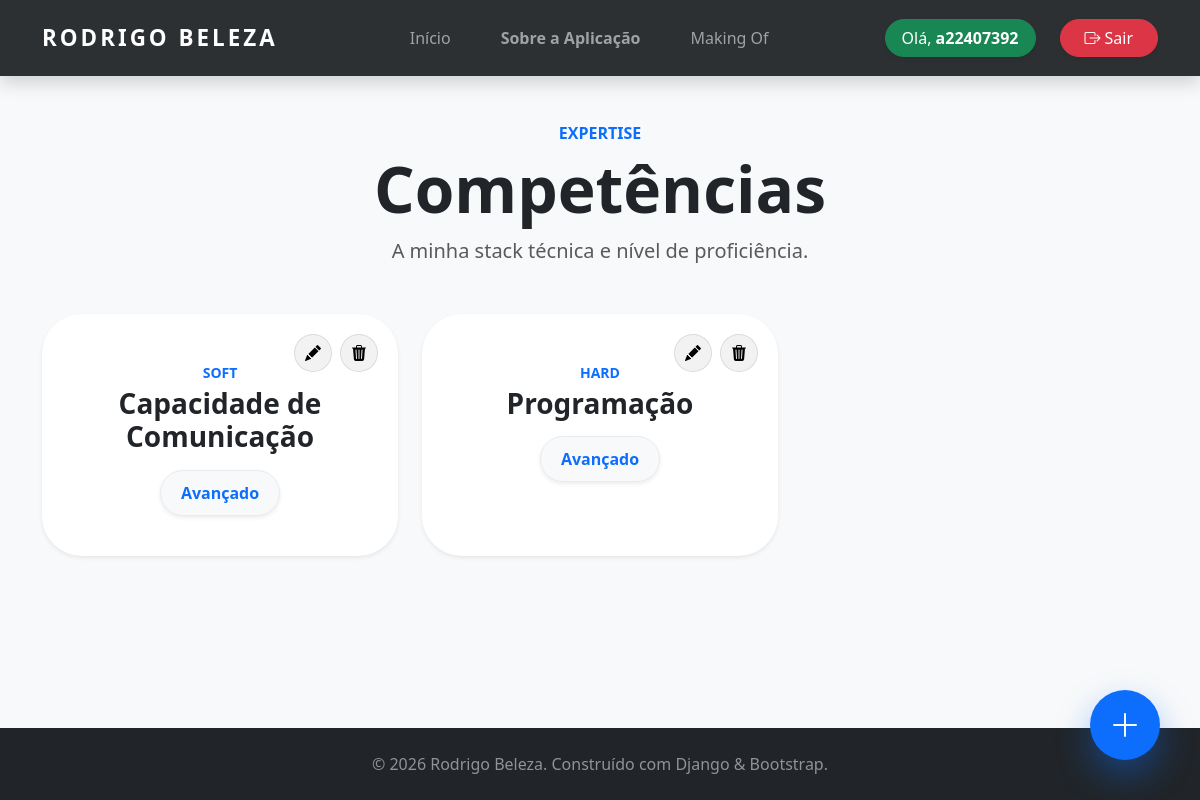
The page /competencias/ (signed in) on the database its author committed.
### portfolio/models.py (models this page shows, shortened)
class Competencia(models.Model):
    CATEGORIA_CHOICES = [
        ('Soft', 'Soft Skill'),
        ('Hard', 'Hard Skill'),
    ]
    NIVEL_CHOICES = [
        ('Iniciante', 'Iniciante'),
        ('Intermédio', 'Intermédio'),
        ('Avançado', 'Avançado'),
    ]
    nome = models.CharField(max_length=100)
    categoria = models.CharField(max_length=10, choices=CATEGORIA_CHOICES)
    nivel = models.CharField(max_length=20, choices=NIVEL_CHOICES)

### portfolio/views.py (the view, shortened to what this page needs)
# urls.py: path('competencias/', views.competencias_view, name='competencias'),
@login_required
def competencias_view(request):
    return render(request, 'portfolio/competencias.html', {'competencias': Competencia.objects.all()})

### portfolio/templates/portfolio/competencias.html (shortened to what this page needs)
{% extends 'portfolio/base.html' %}
{% block content %}
<div class="container py-5">
    <div class="text-center mb-5">
        <h6 class="text-primary fw-bold text-uppercase ls-2">Expertise</h6>
        <h1 class="display-3 fw-bold">Competências</h1>
        <p class="lead text-muted">A minha stack técnica e nível de proficiência.</p>
    </div>
    <div class="row g-4">
        {% for competencia in competencias %}
        <div class="col-md-6 col-lg-4">
            <div class="card skill-card shadow-sm p-4 text-center h-100">
                {% if request.user.is_authenticated %}
                    {% if request.user.is_superuser or request.user.groups.all.0.name == 'gestor-portfolio' %}
                    <div class="crud-overlay">
                        <a href="{% url 'editar_competencia' competencia.id %}" class="btn-mini-crud btn-edit"><i class="bi bi-pencil-fill"></i></a>
                        <a href="{% url 'eliminar_competencia' competencia.id %}" class="btn-mini-crud btn-delete" onclick="return confirm('Apagar competência?')"><i class="bi bi-trash3-fill"></i></a>
                    </div>
                    {% endif %}
                {% endif %}
                <div class="card-body pt-4">
                    <p class="text-primary fw-bold small text-uppercase mb-1">{{ competencia.categoria }}</p>
                    <h3 class="fw-bold mb-3">{{ competencia.nome }}</h3>
                    <div class="level-badge shadow-sm">
                        {{ competencia.nivel }}
                    </div>
                </div>
            </div>
        </div>
        {% endfor %}
    </div>
</div>
{% if request.user.is_authenticated %}
    {% if request.user.is_superuser or request.user.groups.all.0.name == 'gestor-portfolio' %}
    <button class="btn-add-float" data-bs-toggle="modal" data-bs-target="#modalAddSkill">
        <i class="bi bi-plus-lg fs-2"></i>
    </button>
    {% endif %}
{% endif %}
{% endblock %}

### portfolio/templates/portfolio/base.html (shortened to what this page needs)
<!DOCTYPE html>
<html lang="pt-pt">
<head>
    <link href="https://cdn.jsdelivr.net/npm/bootstrap@5.3.2/dist/css/bootstrap.min.css" rel="stylesheet">
    <link rel="stylesheet" href="https://cdn.jsdelivr.net/npm/bootstrap-icons@1.11.1/font/bootstrap-icons.css">
</head>
<body>
    <nav class="navbar navbar-expand-lg navbar-dark bg-dark sticky-top shadow py-3">
        <div class="container">
            <a class="navbar-brand" href="{% url 'home' %}">RODRIGO BELEZA</a>
            <div class="collapse navbar-collapse" id="navbarNav">
                <ul class="navbar-nav ms-auto align-items-center">
                    <li class="nav-item">
                        <a class="nav-link {% if request.resolver_match.url_name == 'home' %}active{% endif %}" href="{% url 'home' %}">Início</a>
                    </li>
                    <li class="nav-item">
                        <a class="nav-link fw-semibold {% if request.resolver_match.url_name == 'sobre' %}active{% endif %}" href="{% url 'sobre' %}">Sobre a Aplicação</a>
                    </li>
                    <li class="nav-item">
                        <a class="nav-link {% if request.resolver_match.url_name == 'makingofs' %}active{% endif %}" href="{% url 'makingofs' %}">Making Of</a>
                    </li>
                </ul>
                <ul class="navbar-nav ms-auto align-items-center gap-4">
                    {% if request.user.is_authenticated %}
                        <li class="nav-item">
                            <span class="btn btn-success rounded-pill px-3 shadow-sm nav-btn-animated" style="cursor: default;">
                                Olá, <strong>{{ request.user.username }}</strong>
                            </span>
                        </li>
                        <li class="nav-item">
                            <a class="btn btn-danger rounded-pill px-4 shadow-sm nav-btn-animated" href="{% url 'logout' %}">
                                <i class="bi bi-box-arrow-right me-1"></i>Sair
                            </a>
                        </li>
                    {% endif %}
                </ul>
            </div>
        </div>
    </nav>
    <main>
        {% block content %}
        {% endblock %}
    </main>
    <footer class="bg-dark text-white text-center py-4 mt-5">
        <div class="container">
            <p class="mb-0 text-white-50">&copy; 2026 Rodrigo Beleza. Construído com Django & Bootstrap.</p>
        </div>
    </footer>
</body>
</html>

### portfolio/templates/portfolio/base.html (style rules this page uses)
body { display: flex; flex-direction: column; min-height: 100vh; font-family: 'Segoe UI', Tahoma, Geneva, Verdana, sans-serif; background-color: #f8f9fa; }
main { flex: 1; }
.navbar { transition: all 0.3s ease; backdrop-filter: blur(10px); -webkit-backdrop-filter: blur(10px); background-color: rgba(33, 37, 41, 0.95) !important; }
.navbar-brand { font-weight: 800 !important; letter-spacing: 3px; text-transform: uppercase; font-size: 1.4rem; }
.nav-link { font-weight: 500; margin: 0 5px; padding: 8px 20px !important; transition: all 0.3s ease; border-radius: 50px; }
.nav-btn-animated { transition: all 0.3s cubic-bezier(0.25, 0.8, 0.25, 1); }

### portfolio/templates/portfolio/competencias.html (style rules this page uses)
.skill-card { border: none; background: white; transition: all 0.4s ease; border-radius: 40px; position: relative; }
.crud-overlay { position: absolute; top: 20px; right: 20px; display: flex; gap: 8px; }
.btn-mini-crud { width: 38px; height: 38px; border-radius: 50%; background: rgba(0,0,0,0.05); color: black; display: flex; align-items: center; justify-content: center; border: 1px solid rgba(0,0,0,0.1); transition: 0.3s; text-decoration: none; }
.level-badge { background: #f8f9fa; color: #0d6efd; padding: 10px 20px; border-radius: 50px; font-weight: bold; display: inline-block; border: 1px solid #e9ecef; }
.btn-add-float { position: fixed; bottom: 40px; right: 40px; width: 70px; height: 70px; border-radius: 50%; display: flex; align-items: center; justify-content: center; background-color: #0d6efd; color: white; border: none; box-shadow: 0 15px 35px rgba(13, 110, 253, 0.4); z-index: 1000; transition: all 0.4s cubic-bezier(0.175, 0.885, 0.32, 1.275); }

### rows shown on the page
Competencia: categoria "SOFT", nome "Capacidade de Comunicação", nivel "Avançado"
Competencia: categoria "HARD", nome "Programação", nivel "Avançado"

### other values the page prints
{{ request.user.username }} "a22407392"
